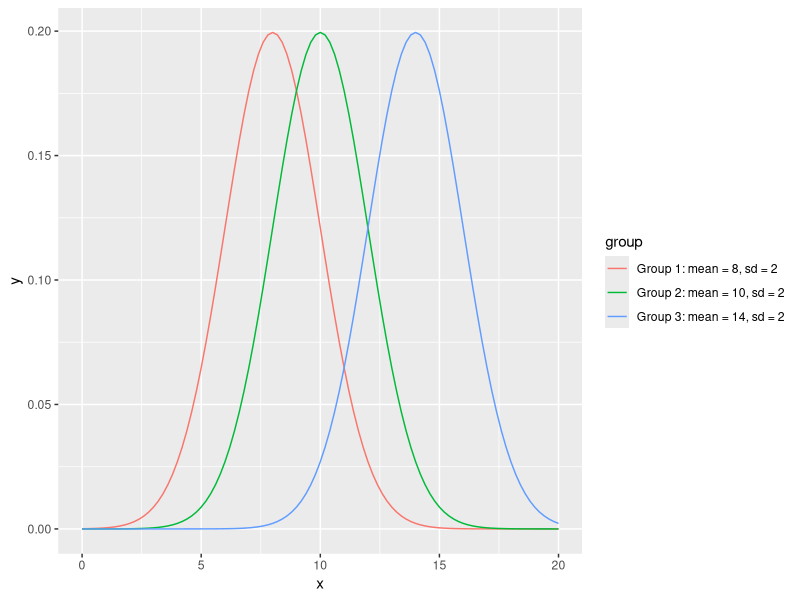
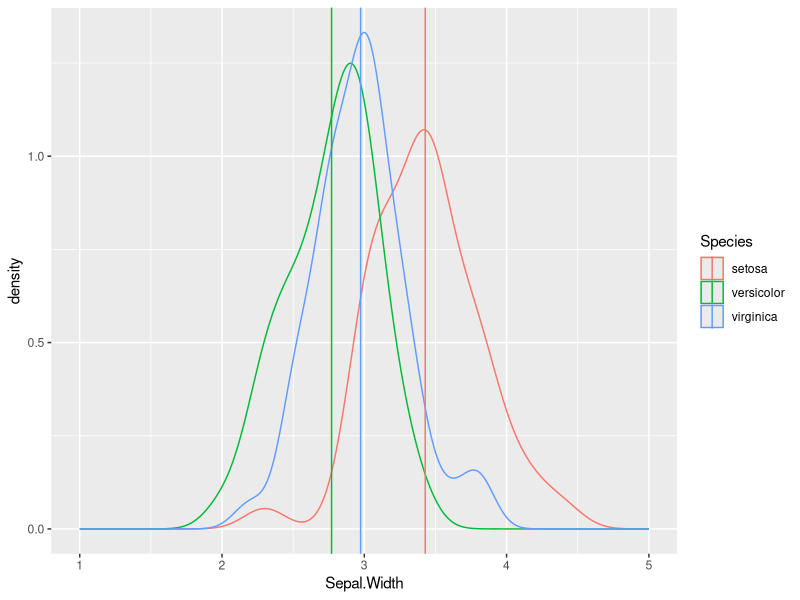
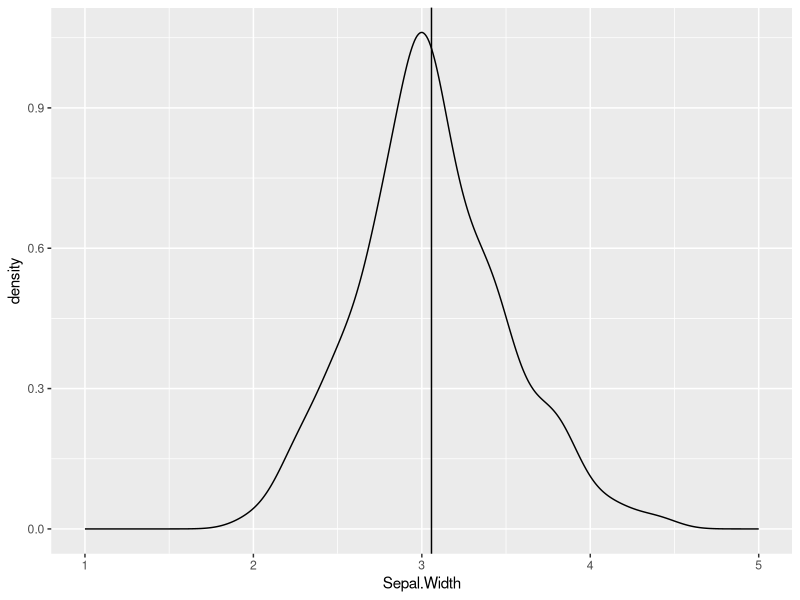
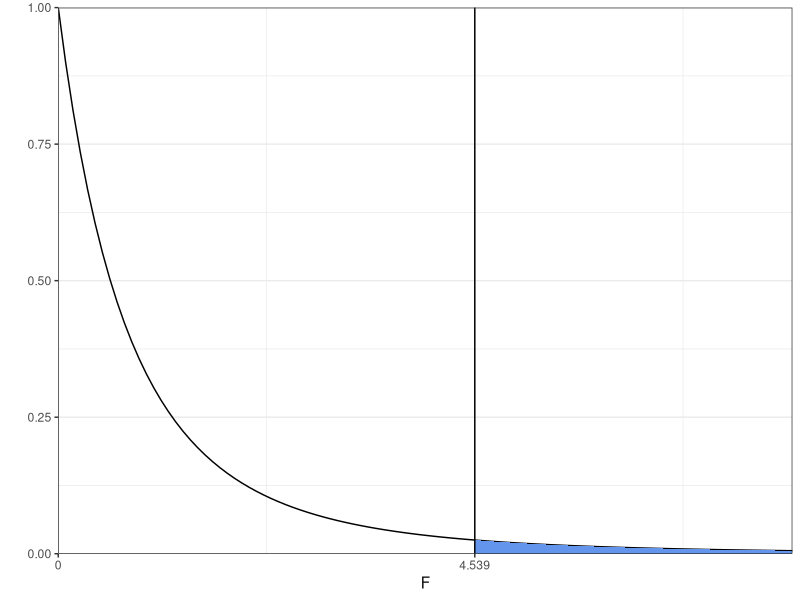

Recreate these plots in R, in order.
## ---- chunk 1
knitr::opts_chunk$set(cache = TRUE)
## ---- chunk 2
library(ggplot2)
library(dplyr)

x_grid <- seq(from = 0, to = 20, length = 101)
group_sd <- 2

plot_df <- data.frame(
  x = rep(x_grid, 3),
  y = c(dnorm(x_grid, mean = 8, sd = group_sd),
        dnorm(x_grid, mean = 10, sd = group_sd),
        dnorm(x_grid, mean = 14, sd = group_sd)),
  group = rep(c("Group 1: mean = 8, sd = 2", "Group 2: mean = 10, sd = 2", "Group 3: mean = 14, sd = 2"),
    each = length(x_grid))
)

ggplot(data = plot_df, mapping = aes(x = x, y = y, color = group)) +
  geom_line()
## ---- chunk 3
# Calculate sample means and standard deviations separately for each species
group_means <- iris %>%
  group_by(Species) %>%
  summarize(
    mean = mean(Sepal.Width)
  )

ggplot(data = iris, mapping = aes(x = Sepal.Width, color = Species)) +
  geom_density() +
  geom_vline(data = group_means, mapping = aes(xintercept = mean, color = Species)) +
  xlim(c(1, 5))
## ---- chunk 4
# Calculate overall sample mean and standard deviation
overall_mean <- iris %>%
  summarize(
    mean = mean(Sepal.Width),
    sd = sd(Sepal.Width)
  )

ggplot(data = iris, mapping = aes(x = Sepal.Width)) +
  geom_density() +
  geom_vline(xintercept = overall_mean$mean) +
  xlim(c(1, 5))
## ---- chunk 5
fval <- 4.539
plot_ub <- 8
x_grid_2 <- seq(from = fval, to = plot_ub, length = 101)

region_to_shade2 <- data.frame(
  x = c(fval, x_grid_2, plot_ub),
  y = c(0, df(x_grid_2, df1 = 2, df2 = 6, log = FALSE), 0)
)

ggplot(data = data.frame(x = c(0, plot_ub)), mapping = aes(x = x)) +
  stat_function(fun = df, args = list(df1 = 2, df2 = 6)) +
  geom_polygon(
    mapping = aes(x = x, y = y),
    fill = "cornflowerblue",
    data = region_to_shade2) +
  geom_vline(xintercept = fval) +
  coord_cartesian(xlim = c(0, plot_ub), expand = FALSE) +
  scale_x_continuous(breaks = c(0, fval), labels = c("0", fval)) +
  xlab("F") +
  ylab("") +
  theme_bw()
